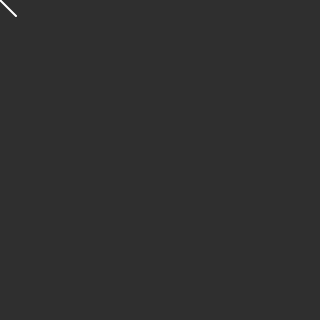
Frame 1 (no input)
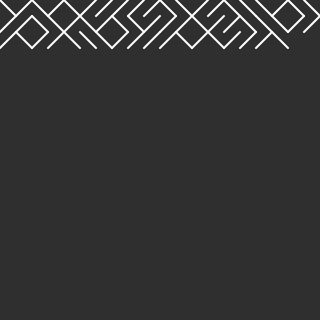
Frame 60 (no input)
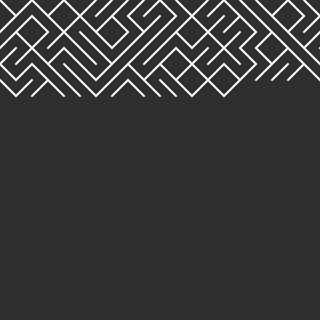
Frame 120 (the mouse pressed at the canvas centre since frame 60)

The p5.js sketch that drew these frames (run headless with seeded random() and noise() and a simulated clock; from frame 60 on, the mouse is pressed at the canvas centre):

// p5.js sketch
// ── sketch.js
let screen = {
	l: 320
};

var length = 16;
var x = 0;
var y = 0;

function setup(){
	createCanvas(screen.l, screen.l);
	background(47);
}

function draw(){
	slash();

	x += length;

	if(x > screen.l){
		y += length;
		x = 0;
	}
}

function slash(){
	stroke(255);
	strokeWeight(2);

	if(random() > 0.5)
		line(x, y, x+length, y+length);
	else
		line(x+length, y, x, y+length);
}

function squares(){
	if(random() > 0.5)
		fill(255);
	else
		fill(255,255,255,50);

	rect(x, y, length, length);
}
